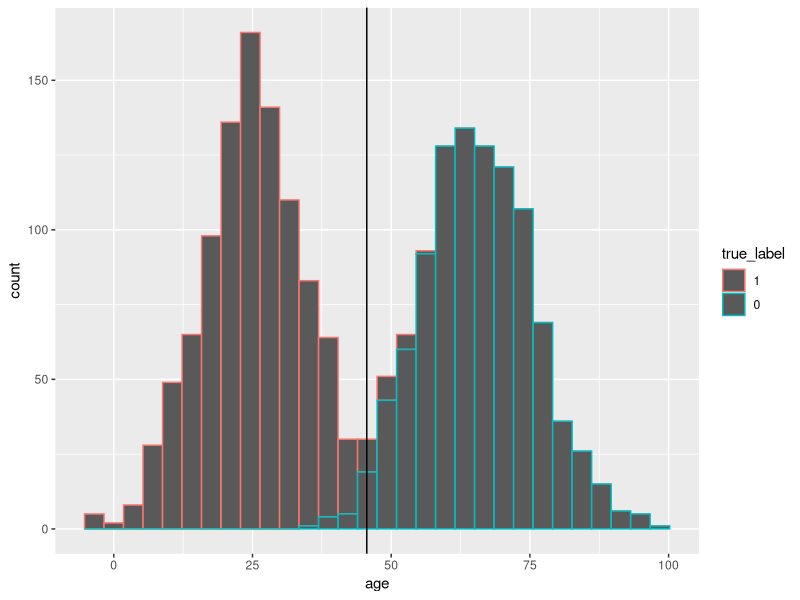
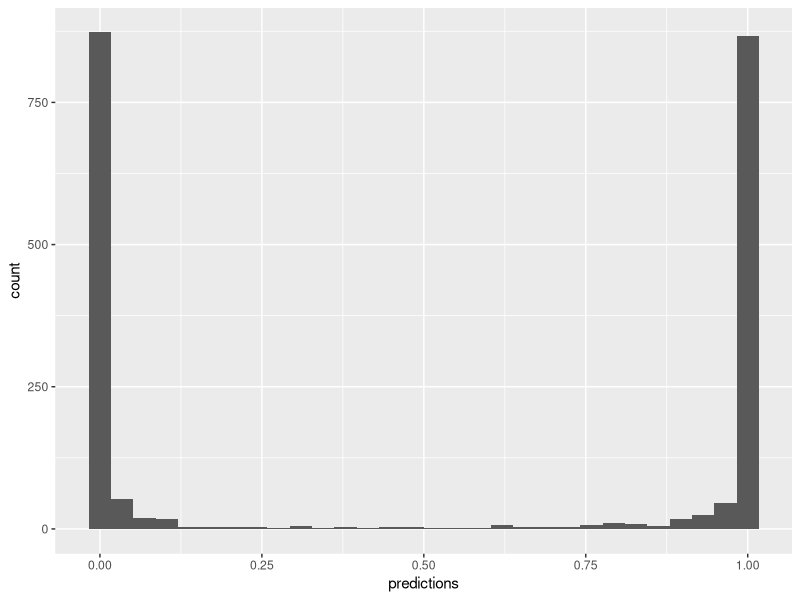

R code for these plots, in order:
# Separability
# Supposing we have some samples potentially from an outbreak

# There's an outbreak and we collect demographics from phone interviews
infected_dataframe = data.frame(
  age=rnorm(n=1000,mean=25,sd=10),
  true_label=factor(1)
  )
not_infected_dataframe = data.frame(
  age=rnorm(n=1000,mean=65,sd=10),
  true_label=factor(0)
  )
data = rbind(infected_dataframe,not_infected_dataframe)

library(ggplot2)
ggplot(data=data,aes(x=age,color=true_label)) + geom_histogram() + geom_vline(xintercept=45.6)

# Training a classifier model
# Training a logistic regression model (or fitting)
model = glm(data=data,formula = true_label ~ age,family = binomial)

data$predictions = predict(model,type="response")

ggplot(data=data,aes(x=predictions)) + geom_histogram()

data$predicted_label = ifelse(data$predictions > .5,0,1)

sum(data$true_label == data$predicted_label) / length(data$true_label)

table(True=data$true_label,Predicted=data$predicted_label)

predict(model,new_data=25)

coefficients <- coef(model)
coefficients

coefficients["(Intercept)"] + coefficients["age"] * 45.6
